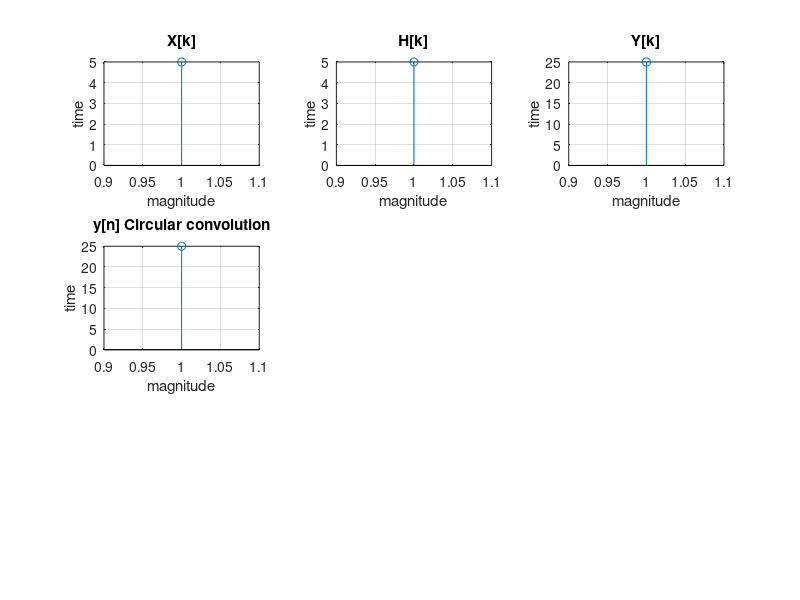

Write MATLAB code to recreate this figure.
clc;
clear;
close all;
x=input('Enter the X[n]');
h=input('Enter the H[n]');
l=length(x);
xk=zeros(1,l);
hk=zeros(1,l);
w=exp(-2i*pi/l);
for i=1:l
    for j=1:l
        xk(i)=xk(i)+x(j)*w^((i-1)*(j-1));
        hk(i)=hk(i)+h(j)*w^((i-1)*(j-1));
    end
end
n=1:l;
subplot(331);
stem(n,xk);
xlabel('magnitude');
ylabel('time');
title('X[k]');
grid on;

subplot(332);
stem(n,hk);
xlabel('magnitude');
ylabel('time');
title('H[k]');
grid on;
yk=[zeros(1,l)];
for i=1:l
    yk(i)=hk(i)*xk(i);
end 
subplot(333);
stem(n,yk);
xlabel('magnitude');
ylabel('time');
title('Y[k]');
grid on;
yn=zeros(1,l);
for i=1:l
    for j=1:l
        yn(i)=yn(i)+yk(j)*(1/l)*w^(-(i-1)*(j-1));
    end
end

subplot(334);
stem(n,yn);
xlabel('magnitude');
ylabel('time');
title('y[n] Circular convolution');
grid on;

disp(xk);
disp(hk);
disp(yk);
disp(yn);